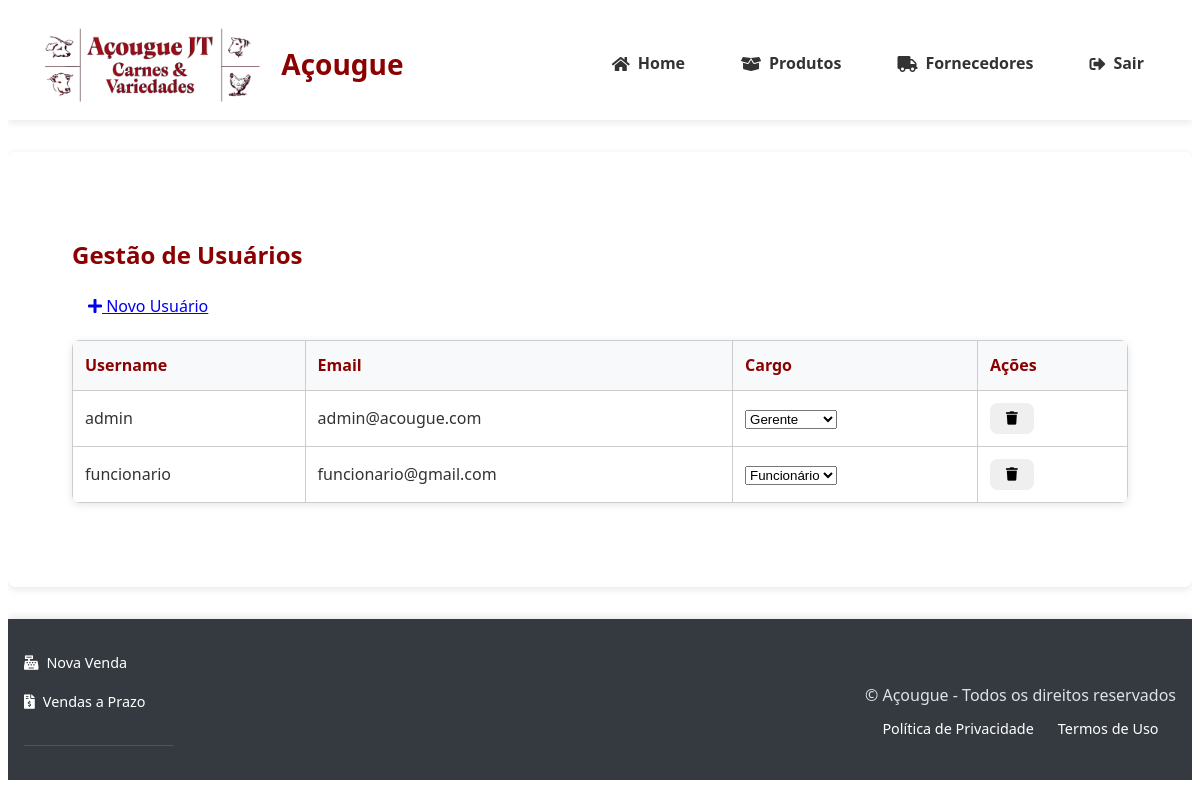
Page /admin/usuarios (signed in) on the committed database.
### tables this page shows
CREATE TABLE users (
                id INTEGER PRIMARY KEY AUTOINCREMENT,
                username TEXT UNIQUE NOT NULL,
                email TEXT UNIQUE NOT NULL,
                password_hash TEXT NOT NULL,
                role TEXT NOT NULL DEFAULT 'funcionario',
                created_at TIMESTAMP DEFAULT CURRENT_TIMESTAMP
            );

### app.py (the view)
@app.route('/admin/usuarios')
@login_required
@role_required('gerente')
def admin_usuarios():
    success = request.args.get('success')
    error = request.args.get('error')
    usuarios = [dict(u) for u in get_all_users()]
    return render_template(
        'admin/usuarios.html',
        usuarios=usuarios,
        success=success,
        error=error
    )

### banco_dados.py (called while the page is built)
@contextmanager
def get_db_connection():
    db_path = os.environ.get('DB_PATH', 'acougue.db')
    conn = sqlite3.connect(f'file:{db_path}', uri=True)
    conn.row_factory = sqlite3.Row
    conn.execute("PRAGMA foreign_keys = ON")
    try:
        yield conn
    finally:
        conn.close()

def get_all_users():
    with get_db_connection() as conn:
        cursor = conn.execute(
            'SELECT id, username, email, role FROM users ORDER BY username'
        )
        return [dict(row) for row in cursor.fetchall()]

### templates/admin/usuarios.html (shortened to what this page needs)
{% extends "base.html" %}
{% block content %}
<div class="container">
    <div class="d-flex justify-content-between align-items-center mb-3">
        <h2 style="color: #8B0000;">Gestão de Usuários</h2>
        <a href="{{ url_for('novo_usuario') }}" class="btn btn-primary">
            <i class="fas fa-plus"></i> Novo Usuário
        </a>
    </div>
    <div class="table-responsive">
        <table class="table table-hover">
            <thead class="thead-dark">
                <tr>
                    <th>Username</th>
                    <th>Email</th>
                    <th>Cargo</th>
                    <th>Ações</th>
                </tr>
            </thead>
            <tbody>
                {% for usuario in usuarios %}
                <tr>
                    <td>{{ usuario.username }}</td>
                    <td>{{ usuario.email }}</td>
                    <td>
                        <form method="POST" action="{{ url_for('editar_usuario', id=usuario.id) }}">
                            <select name="role" class="form-select"
                                    onchange="this.form.submit()"
                                    style="width: auto; display: inline-block;">
                                <option value="gerente" {% if usuario.role == 'gerente' %}selected{% endif %}>
                                    Gerente
                                </option>
                                <option value="funcionario" {% if usuario.role == 'funcionario' %}selected{% endif %}>
                                    Funcionário
                                </option>
                            </select>
                        </form>
                    </td>
                    <td>
                        <form method="POST" action="{{ url_for('excluir_usuario', id=usuario.id) }}"
                              onsubmit="return confirm('Tem certeza que deseja excluir este usuário?');">
                            <button type="submit" class="btn btn-danger btn-sm">
                                <i class="fas fa-trash"></i>
                            </button>
                        </form>
                    </td>
                </tr>
                {% endfor %}
            </tbody>
        </table>
    </div>
</div>
{% endblock %}

### static/styles.css (style rules this page uses)
:root { --primary-color: #8B0000; --secondary-color: #6e0000; --background-light: #f8f9fa; --text-dark: #333; --text-light: #fff; --border-radius: 0.5rem; --box-shadow: 0 2px 8px rgba(0,0,0,0.1); }
body { font-family: 'Segoe UI', Tahoma, Geneva, Verdana, sans-serif; color: var(--text-dark); line-height: 1.6; }
.container { max-width: 1200px; margin: 0 auto; padding: 2rem; }
*, *::before, *::after { box-sizing: border-box; }
html, body { overflow-x: hidden; }
table { width: 100%; border-collapse: collapse; margin: 1rem 0; }
th, td { padding: 12px; text-align: left; border-bottom: 1px solid #ddd; }
th { background-color: #8B0000; color: white; }
table { width: 100%; border-collapse: collapse; margin: 20px 0; background: white; }

### rows in the picture
users: username "admin", email "admin@acougue.com", role "Gerente"
users: username "funcionario", email "funcionario@gmail.com", role "Funcionário"
